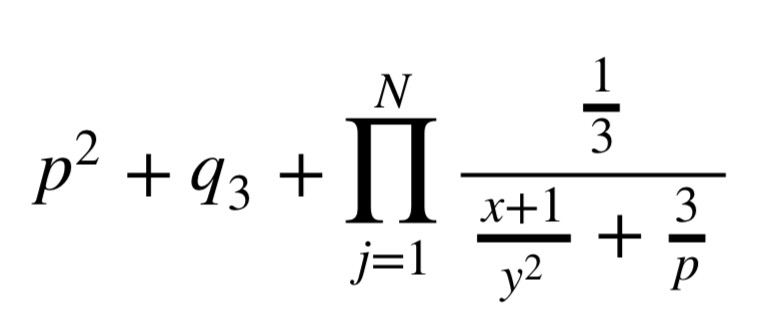
%> input picture test_hs/test16.png, 778 x 334 px
$ octave main.m   (GNU Octave 9; MATLAB toolbox functions it lacks are replaced by stand-ins)
%> lines starting %> are read from the running program, lines starting %| are printed output that depends on the picture; in (x1, y1, x2, y2) boxes, pixels count from 0 and x2, y2 are one past the last pixel; in counts of white or black regions, pixels touching at a corner belong together; the program's own positions count from 1
### rough_cut.m
function [result, coordinate] = rough_cut(im, current_origin)

result = {};
coordinate = [];
n = size(im);
n = max(n);
for i = 1:n
    tempt1 = im{i};
    tempt2 = current_origin(i,:);

    sum_col = sum(tempt1, 1);
    sum_row = sum(tempt1, 2);

    indices_col = find(sum_col == size(tempt1,1));
    indices_row = find(sum_row == size(tempt1,2));

    if( isempty(indices_col) && isempty(indices_row) )
        result = [result, tempt1];
        coordinate = [coordinate; tempt2 tempt2(1)+size(tempt1, 1)-1 tempt2(2)+size(tempt1, 2)-1];

    elseif( ~isempty(indices_col) )
        [cut_vertical, origin_vertical] = cut_element_vertical(tempt1, tempt2);
        [tempt_result, tempt_coordinate] = rough_cut(cut_vertical, origin_vertical);
        result = [result, tempt_result];
        coordinate = [coordinate; tempt_coordinate];

    else
        [cut_horizontal, origin_horizontal] = cut_element_horizontal(tempt1, tempt2);
        [tempt_result, tempt_coordinate] = rough_cut(cut_horizontal, origin_horizontal);
        result = [result, tempt_result];
        coordinate = [coordinate; tempt_coordinate];
    end

end


### cut_element_vertical.m
function [result, result_origin_coordinate] = cut_element_vertical(im, origin_coordinate)

result = {};
result_origin_coordinate = [];
i=1;
while 1
    sum_col = sum(im,1);

    indices_col_1 = find(sum_col ~= size(im,1));

    if isempty(indices_col_1)
        break;
    end

    if size(indices_col_1,2) == size(im,2);
        result{i} = im;
        result_origin_coordinate = [result_origin_coordinate; origin_coordinate];
        break;
    end

    im = im(:,indices_col_1(1):size(im,2) );
    if i > 1
        origin_coordinate(2) = indices_col_1(1)+indices_col_2(1)+result_origin_coordinate(i-1,2)-2;
    else
        origin_coordinate(2) = indices_col_1(1) + origin_coordinate(2) -1 ;
    end

    sum_col = sum(im,1);

    indices_col_2 = find(sum_col == size(im,1));

    if isempty(indices_col_2)
        result{i} = im;
        result_origin_coordinate = [result_origin_coordinate; origin_coordinate];
        break;
    else
        result{i} = im(:,1:indices_col_2(1)-1);
        result_origin_coordinate = [result_origin_coordinate; origin_coordinate];
    end


    im = im(:,indices_col_2(1):size(im,2));
    origin_coordinate(2) = indices_col_2(1);

    i = i+1;
end


% [22 lines of commented-out code are left out]

### deep_cut_left.m
function [output_imgs, output_boundries] = deep_cut(in_m, g)
    output_imgs = cell(0);
    output_boundries = zeros(0,4);
    m = reverse(in_m);
    while (sum(m(:)) ~= 0)
        temp = zeros(size(m));
        [y0, x0] = find_leftmost(m);
        [m, temp, boundry] = find_connected_component(m, temp, y0, x0, [y0, x0, y0, x0]);
        output_imgs = [output_imgs reverse(temp(boundry(1):boundry(3),boundry(2):boundry(4)))];
        output_boundries = [output_boundries; boundry + [g(1), g(3), g(1), g(3) ]];
    end
end

function new_img = reverse(m)
   new_img = zeros(size(m));
   for i = 1:size(m,1)
       for j = 1:size(m,2)
           if m(i,j) == 0
               new_img(i,j) = 1;
           end
       end
   end
end

% [75 lines left out: functions find_leftmost, find_connected_component, not called in this run]

### main.m
%%

%EECS 445 Group Project
%LaTex Transformer

addpath(genpath(fullfile('tmp')));
addpath(genpath(fullfile('classification_code')));
addpath(genpath(fullfile('toolbox')));
run('toolbox/vlfeat-0.9.20/toolbox/vl_setup')
%> (this line was passed over: vl_setup is not available in this run)

%% Image Preprocessing

%% Rough Segmentation


im = imread('test_hs/test16.png');
%> im is the input picture: size 334x778x3 uint8; min 0, max 255, mean 244.3
im = im2bw(im,0.9);
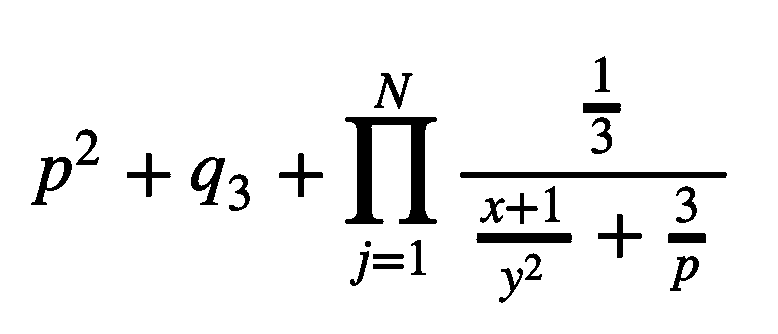
%> im: size 334x778 logical; 94.5% white; 27 black regions, largest, box (x1, y1, x2, y2) and area: (345, 117, 437, 224) 3850, (460, 172, 727, 178) 1597, (476, 233, 572, 243) 947

image{1} = im;
[rough_result, rough_coord] = rough_cut(image, [1 1]);
%> in rough_cut, `n = size(im);`: n = [1 1]
%> in rough_cut, `n = max(n);`: n = 1
%> the loop in rough_cut, `for i = 1:n` made 1 pass
%> (tempt2, result) on pass 1: ([1 1], {})
%> after the loop in rough_cut, `for i = 1:n`: coordinate = 27 rows, first 8: [158 32 205 72; 130 77 165 99; 154 128 197 171; 158 192 205 225; 175 230 211 250; 154 280 197 323; 74 375 109 413; 118 346 224 437]; origin_vertical = [1 32; 1 77; 1 128; 1 192; 1 230; 1 280; 1 346; 1 461]; tempt_coordinate has the same summary as coordinate
%> rough_result = 27 items; rough_coord has the same summary as coordinate in rough_cut

rough_coord = [rough_coord(:,1) rough_coord(:,3) rough_coord(:,2) rough_coord(:,4)];
%> rough_coord = 27 rows, first 8: [158 205 32 72; 130 165 77 99; 154 197 128 171; 158 205 192 225; 175 211 230 250; 154 197 280 323; 74 109 375 413; 118 224 346 437]
%> the run ends on the next line


%% Deep Segmentation

deep_result = cell(0);
deep_coord = zeros(0,4);

for i = 1:size(rough_result,2)
    [new_result, result_boundries] = deep_cut_left(rough_result{i}, rough_coord(i,:));

$ run again, with test_hs/test1.png copied over test_hs/test16.png
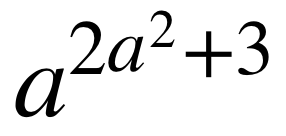
%> input picture test_hs/test1.png, 286 x 136 px
%> im is the input picture: size 136x286x3 uint8; min 0, max 255, mean 234.6
%> `im = im2bw(im,0.9);`:
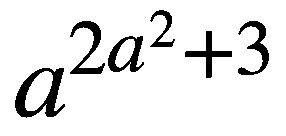
%> im: size 136x286 logical; 90.7% white; 6 black regions, box (x1, y1, x2, y2) and area: (15, 68, 65, 118) 1039, (70, 21, 105, 74) 611, (108, 36, 144, 72) 571, (238, 21, 269, 75) 569, (185, 31, 232, 78) 526, (150, 10, 175, 47) 316
%> in rough_cut, `n = size(im);`: n = [1 1]
%> in rough_cut, `n = max(n);`: n = 1
%> the loop in rough_cut, `for i = 1:n` made 1 pass
%> (result, origin_vertical) on pass 1: ({}, [1 16; 1 71; 1 109; 1 151; 1 186; 1 239])
%> after the loop in rough_cut, `for i = 1:n`: coordinate = [69 16 118 65; 22 71 74 105; 37 109 72 144; 11 151 47 175; 32 186 78 232; 22 239 75 269]; tempt_coordinate has the same summary as coordinate
%> `[rough_result, rough_coord] = rough_cut(image, [1 1]);`: rough_result = 6 items; rough_coord has the same summary as coordinate in rough_cut
%> `rough_coord = [rough_coord(:,1) rough_coord(:,3) rough_coord(:,2) roug..`: rough_coord = [69 118 16 65; 22 74 71 105; 37 72 109 144; 11 47 151 175; 32 78 186 232; 22 75 239 269]

$ run again, with test_hs/test10.png copied over test_hs/test16.png
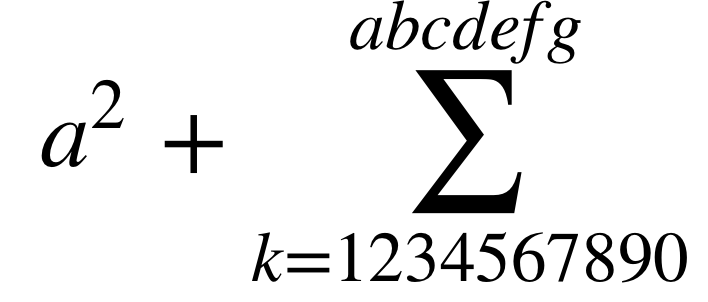
%> input picture test_hs/test10.png, 708 x 302 px
%> im is the input picture: size 302x708x3 uint8; min 0, max 255, mean 236.9
%> `im = im2bw(im,0.9);`:
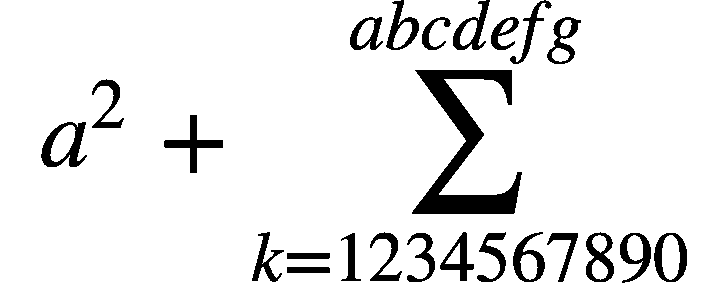
%> im: size 302x708 logical; 91.8% white; 24 black regions, largest, box (x1, y1, x2, y2) and area: (412, 70, 522, 214) 5215, (41, 122, 87, 167) 887, (164, 115, 223, 173) 820
%> in rough_cut, `n = size(im);`: n = [1 1]
%> in rough_cut, `n = max(n);`: n = 1
%> the loop in rough_cut, `for i = 1:n` made 1 pass
%> (tempt2, result) on pass 1: ([1 1], {})
%> after the loop in rough_cut, `for i = 1:n`: coordinate = 22 rows, first 8: [123 42 167 87; 80 93 128 124; 116 165 173 223; 233 253 282 284; 254 288 259 330; 268 288 273 330; 18 351 50 383; 1 387 50 419]; origin_vertical = [1 42; 1 93; 1 165; 1 253; 1 288; 1 342; 1 587; 1 621; 1 655]; tempt_coordinate has the same summary as coordinate
%> `[rough_result, rough_coord] = rough_cut(image, [1 1]);`: rough_result = 22 items; rough_coord has the same summary as coordinate in rough_cut
%> `rough_coord = [rough_coord(:,1) rough_coord(:,3) rough_coord(:,2) roug..`: rough_coord = 22 rows, first 8: [123 167 42 87; 80 128 93 124; 116 173 165 223; 233 282 253 284; 254 259 288 330; 268 273 288 330; 18 50 351 383; 1 50 387 419]

$ run again, with test_hs/test11.png copied over test_hs/test16.png
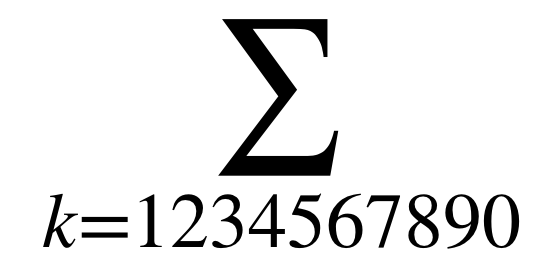
%> input picture test_hs/test11.png, 542 x 270 px
%> im is the input picture: size 270x542x3 uint8; min 0, max 255, mean 233.2
%> `im = im2bw(im,0.9);`:
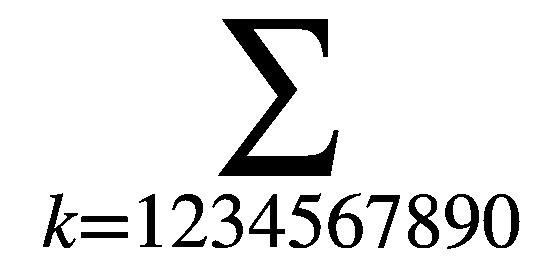
%> im: size 270x542 logical; 90.6% white; 14 black regions, largest, box (x1, y1, x2, y2) and area: (218, 19, 339, 176) 6164, (483, 194, 520, 248) 803, (408, 194, 439, 248) 784
%> in rough_cut, `n = size(im);`: n = [1 1]
%> in rough_cut, `n = max(n);`: n = 1
%> the loop in rough_cut, `for i = 1:n` made 1 pass
%> (tempt2, result) on pass 1: ([1 1], {})
%> after the loop in rough_cut, `for i = 1:n`: coordinate = 14 rows, first 8: [194 44 248 78; 217 82 222 128; 233 82 238 128; 195 140 247 162; 195 173 247 207; 20 219 176 339; 195 213 248 243; 195 250 247 285]; origin_vertical = [1 44; 1 82; 1 140; 1 173; 1 213; 1 367; 1 409; 1 446; 1 484]; tempt_coordinate has the same summary as coordinate
%> `[rough_result, rough_coord] = rough_cut(image, [1 1]);`: rough_result = 14 items; rough_coord has the same summary as coordinate in rough_cut
%> `rough_coord = [rough_coord(:,1) rough_coord(:,3) rough_coord(:,2) roug..`: rough_coord = 14 rows, first 8: [194 248 44 78; 217 222 82 128; 233 238 82 128; 195 247 140 162; 195 247 173 207; 20 176 219 339; 195 248 213 243; 195 247 250 285]
